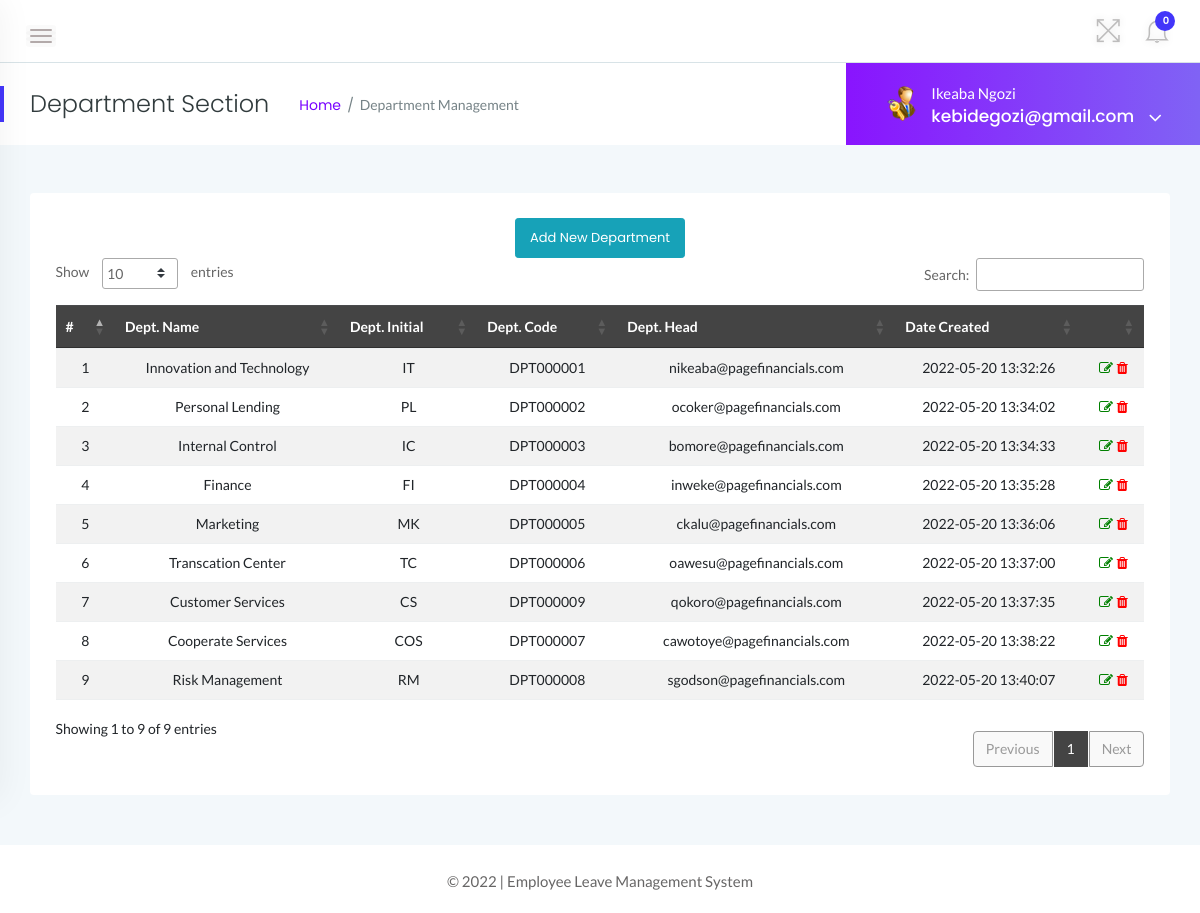
The page /admin/department.php (signed in) on the database its author committed.
### tables this page shows
CREATE TABLE `departments` (
  `id` int NOT NULL,
  `DepartmentName` varchar(150) DEFAULT NULL,
  `DepartmentShortName` varchar(100) NOT NULL,
  `DepartmentCode` varchar(50) DEFAULT NULL,
  `DepartmentHead` varchar(50) DEFAULT NULL,
  `DateCreated` timestamp NULL DEFAULT CURRENT_TIMESTAMP
);

### admin/department.php (the view, shortened to what this page needs)
<?php
if (strlen($_SESSION['alogin']) == 0) {
    Redirect_to('index.php');
} else {
?>
    <!doctype html>
    <html class="no-js" lang="en">
    <head>
        <link rel="stylesheet" href="../assets/css/bootstrap.min.css">
        <link rel="stylesheet" href="../assets/css/font-awesome.min.css">
        <link rel="stylesheet" href="../assets/css/themify-icons.css">
        <link rel="stylesheet" href="../assets/css/metisMenu.css">
        <link rel="stylesheet" href="../assets/css/owl.carousel.min.css">
        <link rel="stylesheet" href="../assets/css/slicknav.min.css">
        <link rel="stylesheet" href="https://www.amcharts.com/lib/3/plugins/export/export.css" type="text/css" media="all" />
        <link rel="stylesheet" type="text/css" href="https://cdn.datatables.net/1.10.19/css/jquery.dataTables.css">
        <link rel="stylesheet" type="text/css" href="https://cdn.datatables.net/1.10.18/css/dataTables.bootstrap4.min.css">
        <link rel="stylesheet" type="text/css" href="https://cdn.datatables.net/responsive/2.2.3/css/responsive.bootstrap.min.css">
        <link rel="stylesheet" type="text/css" href="https://cdn.datatables.net/responsive/2.2.3/css/responsive.jqueryui.min.css">
        <link rel="stylesheet" href="../assets/css/typography.css">
        <link rel="stylesheet" href="../assets/css/default-css.css">
        <link rel="stylesheet" href="../assets/css/styles.css">
        <link rel="stylesheet" href="../assets/css/responsive.css">
    </head>
    <body>
        <div class="page-container">
            <div class="main-content">
                <div class="header-area">
                    <div class="row align-items-center">
                        <div class="col-md-6 col-sm-8 clearfix">
                            <div class="nav-btn pull-left">
                                <span></span>
                                <span></span>
                                <span></span>
                            </div>
                        </div>
                        <div class="col-md-6 col-sm-4 clearfix">
                            <ul class="notification-area pull-right">
                                <li id="full-view"><i class="ti-fullscreen"></i></li>
                                <?php include '../includes/admin-notification.php' ?>
                            </ul>
                        </div>
                    </div>
                </div>
                <div class="page-title-area">
                    <div class="row align-items-center">
                        <div class="col-sm-6">
                            <div class="breadcrumbs-area clearfix">
                                <h4 class="page-title pull-left">Department Section</h4>
                                <ul class="breadcrumbs pull-left">
                                    <li><a href="dashboard.php">Home</a></li>
                                    <li><span>Department Management</span></li>
                                </ul>
                            </div>
                        </div>
                        <div class="col-sm-6 clearfix">
                        <?php include 'admin-profile-section.php'; ?>
                        </div>
                    </div>
                </div>
                <div class="main-content-inner">
                    <div class="row">
                        <div class="col-12 mt-5">
                            <div class="card">
                                <div class="card-body">
                                    <div class="data-tables datatable-dark">
                                        <center><a href="add-department.php" class="btn btn-sm btn-info">Add New Department</a></center>
                                        <table id="dataTable3" class="table table-hover table-striped text-center">
                                            <thead class="text-capitalize">
                                                <tr>
                                                    <th>#</th>
                                                    <th>Dept. Name</th>
                                                    <th>Dept. Initial</th>
                                                    <th>Dept. Code</th>
                                                    <th>Dept. Head</th>
                                                    <th> Date Created</th>
                                                    <th></th>
                                                </tr>
                                            </thead>
                                            <tbody>
                                                <?php $sql = "SELECT * FROM departments";
                                                $query = $database->prepare($sql);
                                                $query->execute();
                                                $results = $query->fetchAll(PDO::FETCH_OBJ);
                                                $cnt = 1;
                                                if ($query->rowCount() > 0) {
                                                    foreach ($results as $result) {               ?>
                                                        <tr>
                                                            <td> <?php echo htmlentities($cnt); ?></td>
                                                            <td><?php echo htmlentities($result->DepartmentName); ?></td>
                                                            <td><?php echo htmlentities($result->DepartmentShortName); ?></td>
                                                            <td><?php echo htmlentities($result->DepartmentCode); ?></td>
                                                            <td><?php echo htmlentities($result->DepartmentHead); ?></td>
                                                            <td><?php echo htmlentities($result->DateCreated); ?></td>
                                                            <td><a href="edit-department.php?deptid=<?php echo htmlentities($result->id); ?>"><i class="fa fa-edit" style="color:green"></i></a><a href="department.php?del=<?php echo htmlentities($result->id); ?>" onclick="return confirm('Do you want to delete');"> <i class="fa fa-trash" style="color:red"></i></a></td>
                                                        </tr>
                                                <?php $cnt++;
                                                    }
                                                } ?>
                                            </tbody>
                                        </table>
                                    </div>
                                </div>
                            </div>
                        </div>
                    </div>
                </div>
            </div>
            <?php include '../includes/footer.php' ?>
        </div>
    </body>
    </html>
<?php } ?>

### includes/admin-notification.php (shortened to what this page needs)
<link rel="stylesheet" href="../assets/css/styles.css">
<?php
    $database = New Database();
    $database = $database->getConnection();
    $isread=1;
    $status = 1;
    $sql = "SELECT id FROM leaves WHERE IsRead = :isread AND Status = :status";
    $query = $database->prepare($sql);
    $query->bindParam(':isread', $isread, PDO::PARAM_STR);
    $query->bindParam(':status', $status, PDO::PARAM_STR);
    $query->execute();
    $unreadcount=$query->rowCount();
?>
    <li class="dropdown">
        <i class="ti-bell dropdown-toggle" data-toggle="dropdown">
            <span><?php echo htmlentities($unreadcount);?></span>
            </i>
     </li>

### admin/admin-profile-section.php (shortened to what this page needs)
<div class="user-profile pull-right">
         <img class="avatar user-thumb" src="../assets/images/admin.png" alt="avatar">
        <h4 class="user-name dropdown-toggle" data-toggle="dropdown"><?php include 'admin-logged.php' ?> <i class="fa fa-angle-down"></i></h4>
</div>

### admin/admin-logged.php (shortened to what this page needs)
<?php
$adminid = $_SESSION['alogin'];
$sql = "SELECT * from  admin WHERE id = :alogin";
$query = $database->prepare($sql);
$query->bindParam(':alogin', $adminid, PDO::PARAM_STR);
$query->execute();
$results = $query->fetchAll(PDO::FETCH_OBJ);
if ($query->rowCount() > 0) {
    foreach ($results as $result) {    ?>
        <p style="color:white;"><?php echo htmlentities($result->Fullname); ?></p>
        <span><?php echo htmlentities($result->Email) ?></span>
<?php }
}
?>

### includes/footer.php
<footer>
        <div class="footer-area">
                <p>© <?php echo date("Y");?> | Employee Leave Management System</p>
        </div>
</footer>

### rows shown on the page
departments: DepartmentName "Innovation and Technology", DepartmentShortName "IT", DepartmentCode "DPT000001", DepartmentHead "nikeaba@pagefinancials.com", DateCreated "2022-05-20 13:32:26"
departments: DepartmentName "Personal Lending", DepartmentShortName "PL", DepartmentCode "DPT000002", DepartmentHead "ocoker@pagefinancials.com", DateCreated "2022-05-20 13:34:02"
departments: DepartmentName "Internal Control", DepartmentShortName "IC", DepartmentCode "DPT000003", DepartmentHead "bomore@pagefinancials.com", DateCreated "2022-05-20 13:34:33"
departments: DepartmentName "Finance", DepartmentShortName "FI", DepartmentCode "DPT000004", DepartmentHead "inweke@pagefinancials.com", DateCreated "2022-05-20 13:35:28"
departments: DepartmentName "Marketing", DepartmentShortName "MK", DepartmentCode "DPT000005", DepartmentHead "ckalu@pagefinancials.com", DateCreated "2022-05-20 13:36:06"
departments: DepartmentName "Transcation Center", DepartmentShortName "TC", DepartmentCode "DPT000006", DepartmentHead "oawesu@pagefinancials.com", DateCreated "2022-05-20 13:37:00"
departments: DepartmentName "Customer Services", DepartmentShortName "CS", DepartmentCode "DPT000009", DepartmentHead "qokoro@pagefinancials.com", DateCreated "2022-05-20 13:37:35"
departments: DepartmentName "Cooperate Services", DepartmentShortName "COS", DepartmentCode "DPT000007", DepartmentHead "cawotoye@pagefinancials.com", DateCreated "2022-05-20 13:38:22"
departments: DepartmentName "Risk Management", DepartmentShortName "RM", DepartmentCode "DPT000008", DepartmentHead "sgodson@pagefinancials.com", DateCreated "2022-05-20 13:40:07"

### other values the page prints
$unreadcount "0"
$result->Fullname "Ikeaba Ngozi"
$result->Email "kebidegozi@gmail.com"
